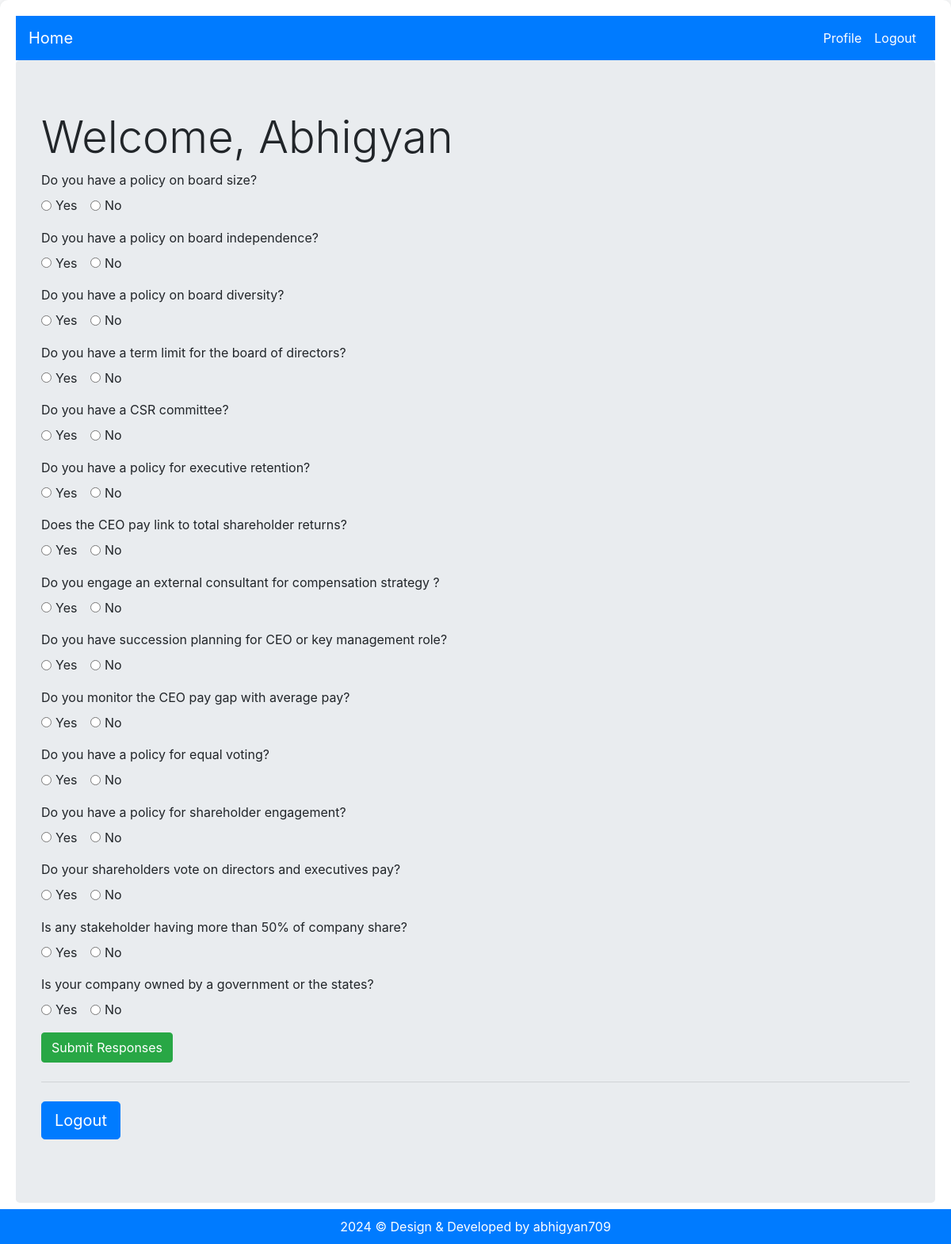
Screenshot of / (signed in) with the database file from the repository.
### users/models.py (models this page shows, shortened)
class Question(models.Model):
    text = models.CharField(max_length=255, verbose_name='Question Text')
    is_active = models.BooleanField(default=True, verbose_name='Is Question Active?')

### users/views.py (the view, shortened to what this page needs)
# urls.py: path('', home, name='home'),
@login_required
def home(request):
    questions = Question.objects.filter(is_active=True)
    response_form = ResponseForm()
    return render(request, 'users/home.html', {'questions': questions, 'response_form': response_form, 'user': request.user})

### users/forms.py
class ResponseForm(forms.ModelForm):
    class Meta:
        model = UserResponse
        fields = ['answer']

### users/templates/users/home.html (shortened to what this page needs)
{% extends "users/base.html" %}
{% block content %}
    <div class="jumbotron">
        <h1 class="display-4">Welcome, {{user.first_name.title|default:'Guest'}}</h1>
        <form id="questionForm" action="{% url 'respond_to_question' %}" method="POST" class="needs-validation" novalidate>
            <div class="form-container">
                {% for question in questions %}
                    <div class="mb-3 question">
                        <label class="question-text">{{ question.text }}</label><br>
                        <div class="form-check form-check-inline">
                            <input type="radio" class="form-check-input" name="response_{{ question.id }}" id="true_{{ question.id }}" value="True" required>
                            <label class="form-check-label" for="true_{{ question.id }}">Yes</label>
                        </div>
                        <div class="form-check form-check-inline">
                            <input type="radio" class="form-check-input" name="response_{{ question.id }}" id="false_{{ question.id }}" value="False" required>
                            <label class="form-check-label" for="false_{{ question.id }}">No</label>
                        </div>
                    </div>
                {% endfor %}
            </div>
            <div class="buttons">
                <button type="submit" class="btn btn-success" id="submitBtn">Submit Responses</button>
            </div>
        </form>
        <hr class="my-4">
        <p class="lead">
            {% if user.is_authenticated %}
                <a class="btn btn-primary btn-lg" href="{% url 'logout' %}" role="button">Logout</a>
            {% else %}
                <a class="btn btn-primary btn-lg" href="{% url 'login' %}" role="button">Sign in</a>
            {% endif %}
        </p>
    </div>
{% endblock content %}

### users/templates/users/base.html (shortened to what this page needs)
<!DOCTYPE html>
<html lang="en">
<head>
    <link rel="stylesheet" href="https://maxcdn.bootstrapcdn.com/bootstrap/4.0.0/css/bootstrap.min.css">
    <link rel="stylesheet" href="https://use.fontawesome.com/releases/v5.8.2/css/all.css">
</head>
<body>
    <div class="container-fluid">
        <nav class="navbar navbar-expand-md navbar-dark">
            <a href="/" class="navbar-brand">Home</a>
            <div class="collapse navbar-collapse" id="navbarCollapse">
                <div class="navbar-nav ml-auto">
                    {% if user.is_authenticated %}
                        <a href="{% url 'users-profile' %}" class="nav-item nav-link">Profile</a>
                        <a href="{% url 'logout' %}" class="nav-item nav-link">Logout</a>
                    {% else %}
                        <a href="{% url 'login' %}" class="nav-item nav-link">Sign in</a>
                    {% endif %}
                </div>
            </div>
        </nav>
        {% block content %}{% endblock %}
    </div>
    <footer>
        {% now "Y" %} &copy; Design & Developed by abhigyan709
    </footer>
</body>
</html>

### users/templates/users/base.html (style rules this page uses)
body { background-color: #f8f9fa; }
.navbar { background-color: #007bff; }
.navbar-brand, .nav-link { color: #ffffff !important; }
.container-fluid { background-color: #ffffff; box-shadow: 0 0 10px rgba(0, 0, 0, 0.1); border-radius: 10px; padding: 20px; min-height: 100vh; }
footer { background-color: #007bff; color: #ffffff; text-align: center; padding: 10px; position: fixed; bottom: 0; width: 100%; }

### rows the page displays
Question: text "Do you have a policy on board size?"
Question: text "Do you have a policy on board independence?"
Question: text "Do you have a policy on board diversity?"
Question: text "Do you have a term limit for the board of directors?"
Question: text "Do you have a CSR committee?"
Question: text "Do you have a policy for executive retention?"
Question: text "Does the CEO pay link to total shareholder returns?"
Question: text "Do you engage an external consultant for compensation strategy ?"
Question: text "Do you have succession planning for CEO or key management role?"
Question: text "Do you monitor the CEO pay gap with average pay?"
Question: text "Do you have a policy for equal voting?"
Question: text "Do you have a policy for shareholder engagement?"
Question: text "Do your shareholders vote on directors and executives pay?"
Question: text "Is any stakeholder having more than 50% of company share?"
Question: text "Is your company owned by a government or the states?"

### other values shown
{{ user.first_name.title|default:'Guest' }} "Abhigyan"
